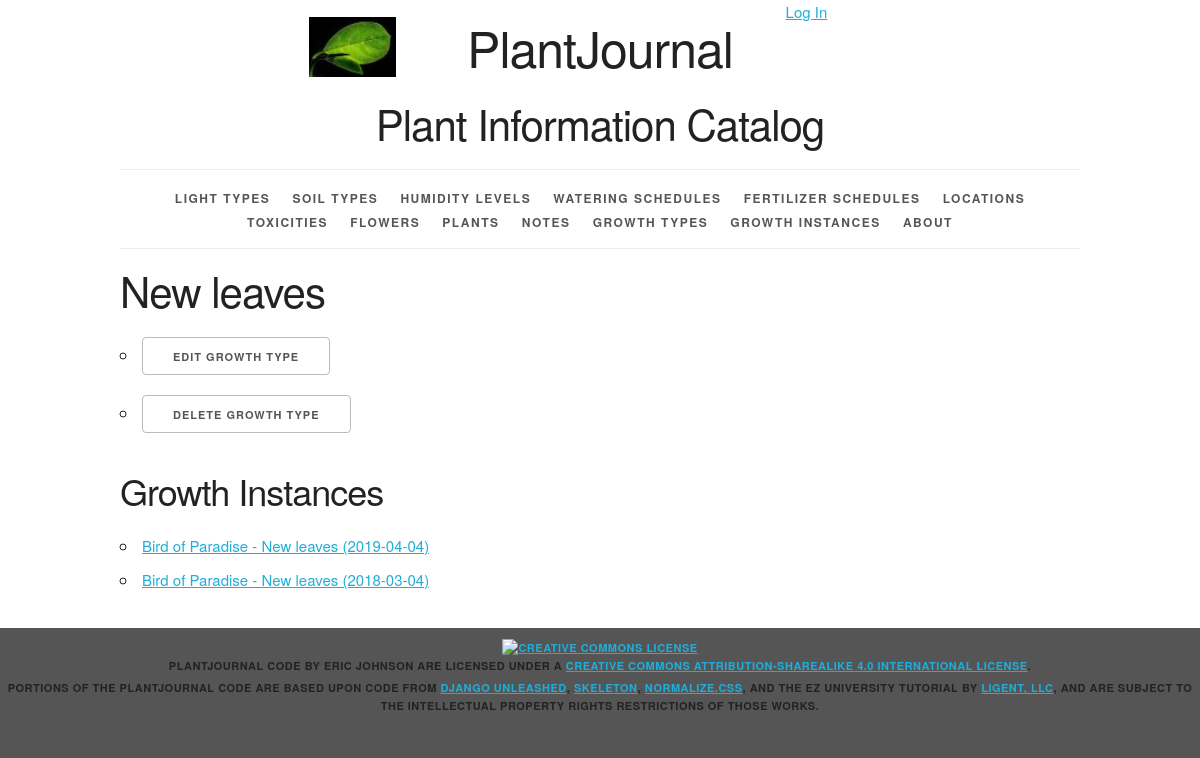
Before: /growthtype/1/ with the older database file.
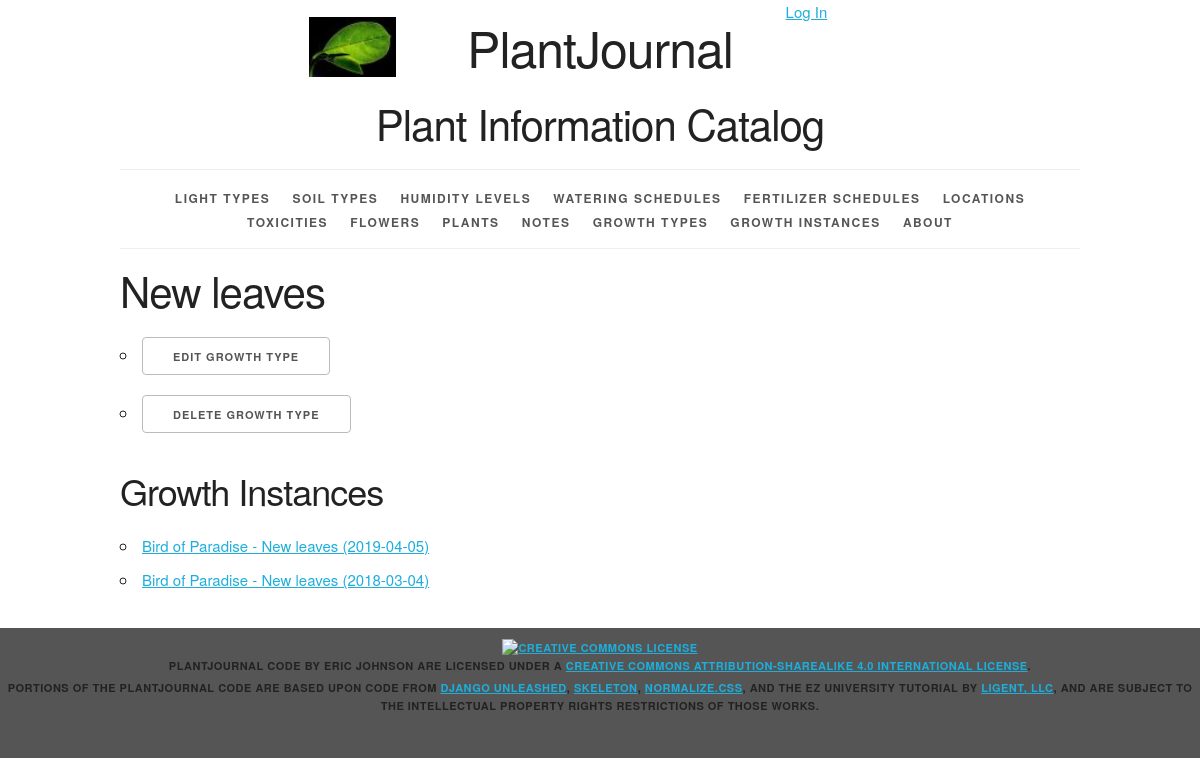
After: the same page with the newer database file.
### plantjournal/models.py (models this page shows, shortened)
class GrowthInstance(models.Model):
    growth_instance_id = models.AutoField(primary_key=True)
    growth_instance_date = models.DateField(default='00/00/0000')
    plant = models.ForeignKey(Plant, related_name='growth_instances', on_delete=models.PROTECT)
    growth_type = models.ForeignKey(GrowthType, related_name='growth_instances', on_delete=models.PROTECT)
    def __str__(self):
        return '%s - %s (%s)' % (self.plant, self.growth_type, self.growth_instance_date)
    def get_absolute_url(self):
        return reverse('plantjournal_growthinstance_detail_urlpattern',
                       kwargs={'pk': self.pk})
    class Meta:
        ordering = ['-growth_instance_date', 'plant', 'growth_type']
        unique_together = (('plant', 'growth_type', 'growth_instance_date'),)

class Plant(models.Model):
    plant_id = models.AutoField(primary_key=True)
    plant_name = models.CharField(max_length=45)
    plant_number = models.CharField(max_length=45, blank=True, default='')
    plant_nickname = models.CharField(max_length=45, blank=True, default='')
    plant_latin_name = models.CharField(max_length=100, blank=True, default='')
    plant_description = models.TextField(blank=True, default='')
    light = models.ForeignKey(Light, related_name='plants', on_delete=models.PROTECT, blank=True, null=True, default='')
    soil = models.ForeignKey(Soil, related_name='plants', on_delete=models.PROTECT, blank=True, null=True, default='')
    humidity = models.ForeignKey(Humidity, related_name='plants', on_delete=models.PROTECT, blank=True, null=True,
                                 default='')
    water = models.ForeignKey(Water, related_name='plants', on_delete=models.PROTECT, blank=True, null=True, default='')
    fertilizer = models.ForeignKey(Fertilizer, related_name='plants', on_delete=models.PROTECT, blank=True, null=True,
                                   default='')
    toxicity = models.ForeignKey(Toxicity, related_name='plants', on_delete=models.PROTECT, blank=True, null=True,
                                 default='')
    location = models.ForeignKey(Location, related_name='plants', on_delete=models.PROTECT, blank=True, null=True,
                                 default='')
    flower = models.ForeignKey(Flower, related_name='plants', on_delete=models.PROTECT, blank=True, null=True,
                               default='')
    def __str__(self):
        if self.plant_number == '':
            if self.plant_nickname == '':
                return '%s' % self.plant_name
            else:
                return '%s (%s)' % (self.plant_name, self.plant_nickname)
        else:
            if self.plant_nickname == '':
                return '%s %s' % (self.plant_name, self.plant_number)
            else:
                return '%s %s (%s)' % (self.plant_name, self.plant_number, self.plant_nickname)
    class Meta:
        ordering = ['plant_name', 'plant_number', 'plant_nickname']
        unique_together = (('plant_name', 'plant_number', 'plant_nickname'),)

class GrowthType(models.Model):
    growth_type_id = models.AutoField(primary_key=True)
    growth_type_name = models.CharField(max_length=45, unique=True)
    def __str__(self):
        return '%s' % self.growth_type_name
    def get_update_url(self):
        return reverse('plantjournal_growthtype_update_urlpattern',
                       kwargs={'pk': self.pk})
    def get_delete_url(self):
        return reverse('plantjournal_growthtype_delete_urlpattern',
                       kwargs={'pk': self.pk})
    class Meta:
        ordering = ['growth_type_name']

### plantjournal/views.py (the view)
class GrowthTypeDetail(View):
    def get(self, request, pk):
        growth_type = get_object_or_404(
            GrowthType,
            pk=pk
        )
        growth_instance_list = growth_type.growth_instances.all()
        return render(
            request,
            'plantjournal/growthtype_detail.html',
            {'growthtype': growth_type, 'growthinstance_list': growth_instance_list}
        )

### plantjournal/templates/plantjournal/growthtype_detail.html (shortened to what this page needs)
{% extends 'plantjournal/base.html' %}
{% block content %}
    <h2>{{ growthtype }}</h2>
    <ul>
        <li>
            <a href="{{ growthtype.get_update_url }}" class="button">
                Edit Growth Type
            </a>
        </li>
        <li>
            <a href="{{ growthtype.get_delete_url }}" class="button">
                Delete Growth Type
            </a>
        </li>
    </ul>
    <section>
        <h3>Growth Instances</h3>
        <ul>
            {% for growthinstance in growthinstance_list %}
                <li>
                    <a href="{{ growthinstance.get_absolute_url }}">{{ growthinstance }}</a>
                </li>
            {% empty %}
                <li><em>There are currently no instances of this growth type.</em></li>
            {% endfor %}
        </ul>
    </section>
{% endblock %}

Changed rows visible on the page:
changed GrowthInstance: plant+growth_type+growth_instance_date "Bird of Paradise - New leaves (2019-04-04)" → "Bird of Paradise - New leaves (2019-04-05)"
